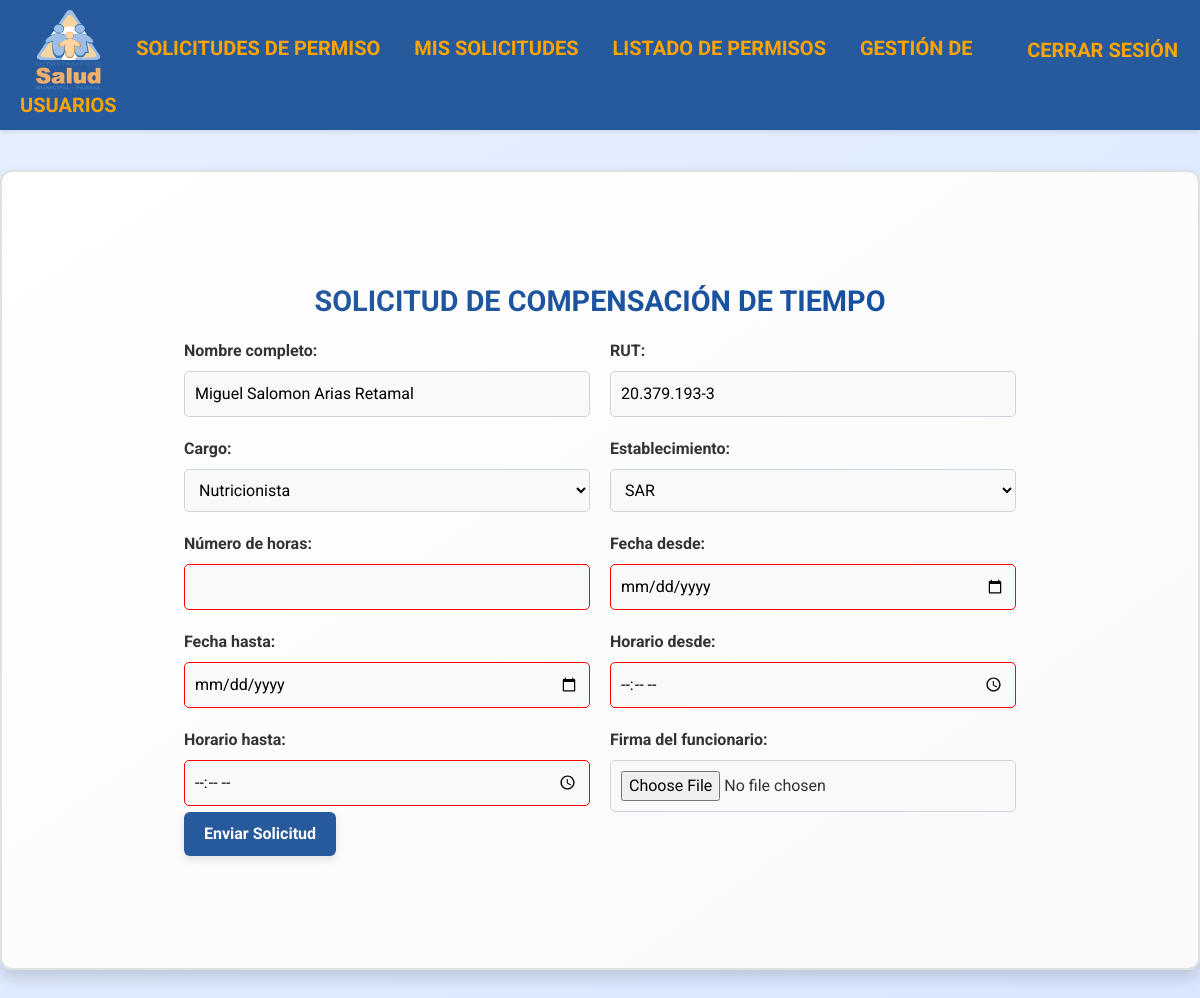
The app's page /compensation-request/ (signed in) with its own data.
### permisos/models.py (models this page shows, shortened)
class UserProfile(models.Model):
    CARGO_CHOICES = [
        ('Dentista', 'Dentista'),
        ('Medico', 'Médico'),
        ('Quimico-Farmaceutico', 'Químico-Farmacéutico'),
        ('Asistente Social', 'Asistente Social'),
        ('Enfermera', 'Enfermera'),
        ('Kinesiologo', 'Kinesiólogo'),
        ('Matrona', 'Matrona'),
        ('Nutricionista', 'Nutricionista'),
        ('Psicologo', 'Psicólogo'),
        ('Tecnologo Medico', 'Tecnólogo Médico'),
        ('Fonoaudiologo', 'Fonoaudiólogo'),
        ('Terapeuta Ocupacional', 'Terapeuta Ocupacional'),
        ('Educadora de Parvulos', 'Educadora de Párvulos'),
        ('Profesor de Educacion Fisica', 'Profesor de Educación Física'),
        ('Abogado', 'Abogado'),
        ('Ingeniero en Informatica', 'Ingeniero en Informática'),
        ('Ingeniero en Prevencion de Riesgos', 'Ingeniero en Prevención de Riesgos'),
        ('Ingeniero en Administracion de Empresas', 'Ingeniero en Administración de Empresas'),
        ('Ingeniero Comercial', 'Ingeniero Comercial'),
        ('Contador Auditor', 'Contador Auditor'),
        ('TENS Enfermeria', 'TENS (Enfermería)'),
        ('TANS Administracion', 'TANS (Administración)'),
        ('Podologo', 'Podólogo'),
        ('Estadistico', 'Estadístico'),
        ('Programador', 'Programador/ Técnico en Computación'),
        ('Paramedico', 'Paramédico'),
        ('Secretaria', 'Secretaria'),
        ('Administrativos de Salud', 'Administrativos de Salud'),
        ('Auxiliar de Servicio', 'Auxiliar de Servicio'),
        ('Conductor', 'Conductor'),
        ('Estafeta', 'Estafeta'),
        ('Director de Consultorio', 'Director de Consultorio (CESFAM Arrau Méndez)'),
        ('Director de Departamento de Salud Municipal', 'Director de Departamento de Salud Municipal'),
    ]
    DEPARTAMENTO_CHOICES = [
        ('Posta de Salud Rural Villa Baviera', 'Posta de Salud Rural Villa Baviera'),
        ('Posta de Salud Rural Los Canelos', 'Posta de Salud Rural Los Canelos'),
        ('Posta de Salud Rural Bullileo', 'Posta de Salud Rural Bullileo'),
        ('Posta de Salud Rural Bajos de Huenutil', 'Posta de Salud Rural Bajos de Huenutil'),
        ('Posta de Salud Rural Catillo', 'Posta de Salud Rural Catillo'),
        ('Posta de Salud Rural Digua', 'Posta de Salud Rural Digua'),
        ('Posta de Salud Rural Monte Flor', 'Posta de Salud Rural Monte Flor'),
        ('Posta de Salud Rural San Alejo', 'Posta de Salud Rural San Alejo'),
        ('Posta de Salud Rural Talquita', 'Posta de Salud Rural Talquita'),
        ('Posta de Salud Rural Los Carros', 'Posta de Salud Rural Los Carros'),
        ('Posta de Salud Rural Perquilauquén', 'Posta de Salud Rural Perquilauquén'),
        ('Posta de Salud Rural La Orilla', 'Posta de Salud Rural La Orilla'),
        ('Posta de Salud Rural Fuerte Viejo', 'Posta de Salud Rural Fuerte Viejo'),
        ('Centro Comunitario de Salud Familiar Los Olivos', 'Centro Comunitario de Salud Familiar Los Olivos'),
        ('Centro de Salud Familiar Arrau Méndez', 'Centro de Salud Familiar Arrau Méndez'),
        ('SAR', 'SAR'),
        ('Hospital San José', 'Hospital San José'),
        ('Centro Comunitario de Salud Familiar Buenos Aires', 'Centro Comunitario de Salud Familiar Buenos Aires'),
        ('Departamento de Salud Municipal Parral', 'Departamento de Salud Municipal Parral'),
    ]
    USER_TYPE_CHOICES = [
        ('usuario_normal', 'Usuario Normal'),
        ('admin', 'Administrador'),
    ]
    user = models.OneToOneField(User, on_delete=models.CASCADE)
    full_name = models.CharField("Nombre completo", max_length=100)
    rut = models.CharField("RUT", max_length=12, validators=[validate_rut])
    position = models.CharField("Cargo", max_length=50, choices=CARGO_CHOICES, null=True, blank=True)
    establishment = models.CharField("Establecimiento", max_length=100, choices=DEPARTAMENTO_CHOICES, null=True, blank=True)
    user_type = models.CharField("Tipo de Usuario", max_length=50, choices=USER_TYPE_CHOICES, default='usuario_normal')
    permissions = models.CharField("Permisos", max_length=100, null=True, blank=True)
    firma = models.ImageField("Firma", upload_to='firmas/', null=True, blank=True)

### permisos/views.py (the view)
# urls.py: path('compensation-request/', views.compensation_request, name='compensation_request'),  # Solicitud de compensación de tiempo
@login_required
def compensation_request(request):
    if request.method == "POST":
        form = CompensationRequestForm(request.POST, request.FILES, user=request.user)
        if form.is_valid():
            compensation_request = form.save(commit=False)
            compensation_request.user = request.user
            compensation_request.save()
            messages.success(request, "Solicitud enviada exitosamente.")
            return redirect("home")
    else:
        form = CompensationRequestForm(user=request.user)
    return render(request, "compensation_request.html", {"form": form})

### permisos/forms.py
class CompensationRequestForm(forms.ModelForm):
    class Meta:
        model = CompensationRequest
        fields = [
            'full_name', 'rut', 'position', 'establishment',
            'number_of_hours', 'date_from', 'date_to',
            'time_from', 'time_to', 'firma_funcionario'
        ]
        widgets = {
            'date_from': forms.DateInput(attrs={'type': 'date'}),
            'date_to': forms.DateInput(attrs={'type': 'date'}),
            'time_from': forms.TimeInput(attrs={'type': 'time'}),
            'time_to': forms.TimeInput(attrs={'type': 'time'}),
        }
    def __init__(self, *args, **kwargs):
        user = kwargs.pop('user', None)
        super().__init__(*args, **kwargs)
        if user:
            profile = user.userprofile
            self.fields['full_name'].initial = profile.full_name
            self.fields['rut'].initial = profile.rut
            self.fields['position'].initial = profile.position
            self.fields['establishment'].initial = profile.establishment

### permisos/templates/compensation_request.html (shortened to what this page needs)
{% extends "base.html" %}
{% block content %}
<div class="form-container">
    <h2>Solicitud de Compensación de Tiempo</h2>
    <form method="POST" enctype="multipart/form-data">
        <div class="form-grid">
            <div class="form-group">
                <label for="full_name">{{ form.full_name.label }}:</label>
                {{ form.full_name }}
            </div>
            <div class="form-group">
                <label for="rut">{{ form.rut.label }}:</label>
                {{ form.rut }}
            </div>
            <div class="form-group">
                <label for="position">{{ form.position.label }}:</label>
                {{ form.position }}
            </div>
            <div class="form-group">
                <label for="establishment">{{ form.establishment.label }}:</label>
                {{ form.establishment }}
            </div>
            <div class="form-group">
                <label for="number_of_hours">{{ form.number_of_hours.label }}:</label>
                {{ form.number_of_hours }}
            </div>
            <div class="form-group">
                <label for="date_from">{{ form.date_from.label }}:</label>
                {{ form.date_from }}
            </div>
            <div class="form-group">
                <label for="date_to">{{ form.date_to.label }}:</label>
                {{ form.date_to }}
            </div>
            <div class="form-group">
                <label for="time_from">{{ form.time_from.label }}:</label>
                {{ form.time_from }}
            </div>
            <div class="form-group">
                <label for="time_to">{{ form.time_to.label }}:</label>
                {{ form.time_to }}
            </div>
            <div class="form-group">
                <label for="firma_funcionario">{{ form.firma_funcionario.label }}:</label>
                {{ form.firma_funcionario }}
            </div>
        </div>
        <div class="form-actions">
            <button type="submit">Enviar Solicitud</button>
        </div>
    </form>
</div>
{% endblock %}

### permisos/static/css/main.css (style rules this page uses)
* { margin: 0; padding: 0; box-sizing: border-box; }
body { margin: 0; padding: 0; font-family: "Roboto", sans-serif; background: rgb(174,229,238); background: radial-gradient(circle, rgba(174,229,238,1) 0%, rgba(88,137,195,1) 100%); padding-top: 80px; }
button { cursor: pointer; background-color: #27599d; color: #fff; padding: 10px 20px; border: none; border-radius: 6px; font-size: 16px; font-weight: bold; transition: all 0.3s ease; box-shadow: 0 4px 8px rgba(0, 0, 0, 0.1); }
h1, h2, h3 { text-align: center; background: linear-gradient(90deg, #27599d, #124ea1); -webkit-background-clip: text; -webkit-text-fill-color: transparent; font-weight: bold; margin-bottom: 20px; text-transform: uppercase; }

### permisos/static/css/forms.css (style rules this page uses)
.form-container { max-width: 100%; margin: 0 auto; padding: 20px 40px; background: transparent; border: none; box-shadow: none; }
.form-container h2 { text-align: center; margin-bottom: 20px; color: #27599d; font-size: 1.8rem; font-weight: bold; }
.form-grid { display: grid; grid-template-columns: repeat(2, 1fr); gap: 20px; }
.form-grid .form-group { display: flex; flex-direction: column; }
.form-group label { font-weight: bold; margin-bottom: 8px; color: #333; }
.form-group input, .form-group select, .form-group textarea { width: 100%; padding: 10px; font-size: 1rem; border: 1px solid #ced4da; border-radius: 5px; background-color: #f8f9fa; }
input:invalid { border-color: red; }

### permisos/static/css/home.css (style rules this page uses)
body { margin: 0; padding: 0; font-family: 'Roboto', sans-serif; background: linear-gradient(145deg, #e6f0ff, #d9e7ff); background-size: cover; color: #333; }

### records on screen
UserProfile: full_name "Miguel Salomon Arias Retamal", rut "20.379.193-3", position "Nutricionista", establishment "SAR"
